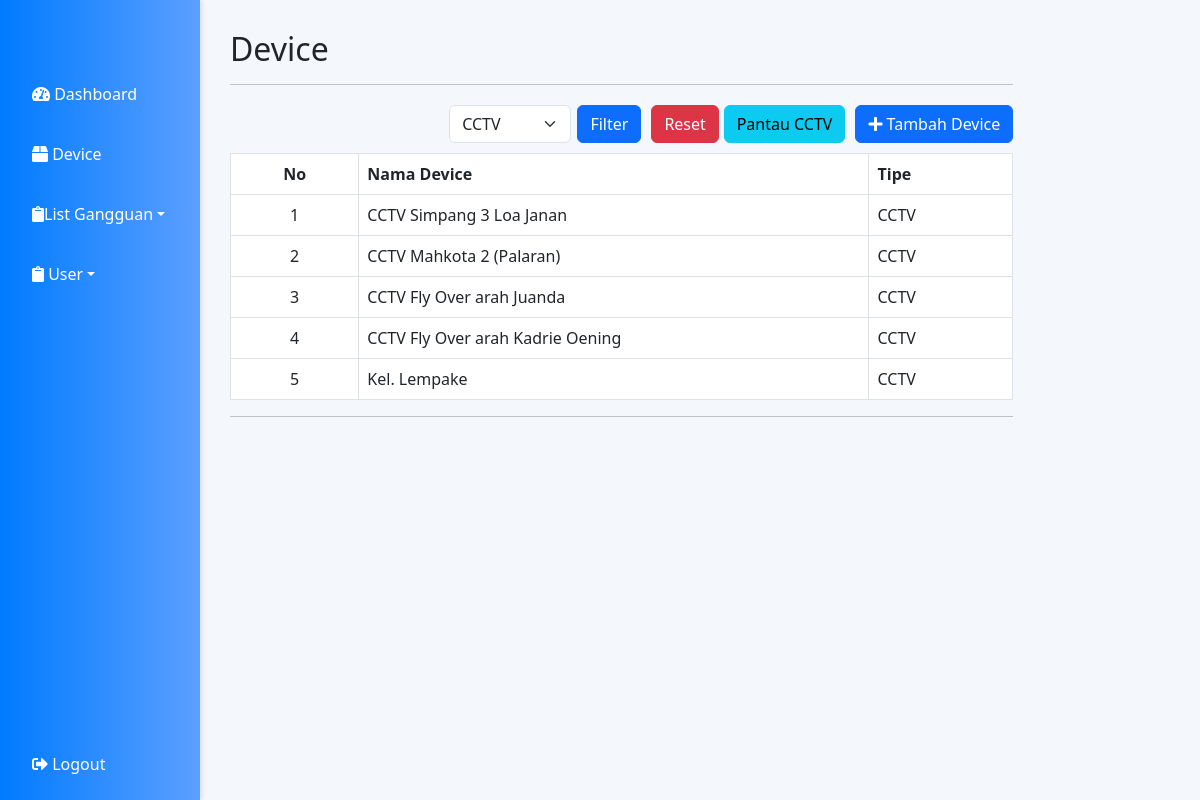
The page /device.php?tipe=CCTV (signed in) on the database its author committed.
### tables this page shows
CREATE TABLE `device` (
  `id` int(11) NOT NULL,
  `device` varchar(100) NOT NULL,
  `type` varchar(10) NOT NULL
);

### device.php (the view, shortened to what this page needs)
<?php
require("koneksi/koneksi.php");
function validate($data)
{
  $data = trim($data);
  $data = stripslashes($data);
  $data = htmlspecialchars($data);
  return $data;
}
if (isset($_GET['tipe']) && $_GET['tipe'] != '') {
  $tipe = validate($_GET['tipe']);
  $query = "SELECT * from device where type='$tipe'";
} else {
  $query = "SELECT * from device order by type desc";
}
?>
<!DOCTYPE html>
<html lang="en">
<head>
  <link rel="stylesheet" href="assets/css/sidebar.css">
  <link href="https://cdn.jsdelivr.net/npm/bootstrap@5.3.0/dist/css/bootstrap.min.css" rel="stylesheet">
  <link rel="stylesheet" href="https://cdnjs.cloudflare.com/ajax/libs/font-awesome/5.15.3/css/all.min.css">
</head>
<body>
  <div class="sidebar">
    <a href="dashboard.php"><i class="fas fa-tachometer-alt"></i> Dashboard</a>
    <?php if ($_SESSION['account_type'] === 'admin') { ?>
      <a href="device.php"><i class="fas fa-box"></i> Device</a>
    <?php } ?>
    <div class="dropdown">
      <a href="#" class="dropdown-toggle" onclick="toggleDropdown()"><i class="fas fa-clipboard"></i>List Gangguan</a>
    </div>
    <div class="dropdown">
      <a href="#" class="dropdown-toggle" onclick="toggleDropdown2()"><i class="fas fa-clipboard"></i> User</a>
    </div>
    <div style="flex-grow: 1;"></div>
    <a href="logout.php"><i class="fas fa-sign-out-alt"></i> Logout</a>
  </div>
  <div class="content">
    <div class="col-sm-9 col-sm-offset-3 col-md-10 col-md-offset-2 main">
      <h2 class="page-header">Device</h2>
      <hr>
      <?php
      if ($_SESSION['account_type'] === 'admin') {
      ?>
        <div class="row-search flex-end" style="padding-bottom: 10px;">
          <form action="" method="get" class="d-flex me-2">
            <div class="col-md-6">
              <select class="form-select" name="tipe">
                <option value="CCTV" <?= isset($_GET['tipe']) == true ? ($_GET['tipe'] == 'CCTV' ? 'selected' : '') : '' ?>>CCTV</option>
              </select>
            </div>
            <button type="submit" class="btn btn-primary">Filter</button>
            <a href="device.php" class="btn btn-danger">Reset</a>
          </form>
          <a href="https://pwa.samagov.id/masyarakat/pantau-sekitar" class="btn btn-info" target="_blank">Pantau CCTV</a>
          <a href="pages/tambah_device.php" class="btn btn-primary"><i class="fa fa-plus"></i> Tambah Device</a>
        </div>
      <?php
      }
      ?>
      <table class="table table-bordered table-hover">
        <thead>
          <tr>
            <th width="5%" style="text-align: center;">No</th>
            <th width="20%">Nama Device</th>
            <th width="5%">Tipe</th>
          </tr>
        </thead>
        <?php
        $result = $conn->query($query);
        $no = 1;
        while ($lihat = $result->fetch_assoc()) {
          $nama_device = $lihat['device'];
          $tipe_device = $lihat['type'];
        ?>
          <tbody>
            <tr>
              <td style="text-align: center;"><?php echo $no; ?></td>
              <td><?php echo $nama_device; ?></td>
              <td><?php echo $tipe_device; ?></td>
            </tr>
            <?php $no++; ?>
          <?php
        } ?>
          </tbody>
      </table>
      <hr>
    </div>
  </div>
</body>
</html>

### assets/css/sidebar.css (style rules this page uses)
.sidebar { height: 100%; width: 200px; position: fixed; z-index: 1; top: 0; left: 0; background: linear-gradient(to right, #007bff, #5c9fff); display: flex; flex-direction: column; padding-top: 70px; box-shadow: 2px 0 5px rgba(0, 0, 0, 0.1); }
.sidebar a { padding: 12px 8px 12px 32px; text-decoration: none; font-size: 16px; color: white; display: block; margin-bottom: 12px; border-radius: 4px; transition: background-color 0.3s ease, transform 0.2s ease; }
.content { margin-left: 200px; padding: 30px; background-color: #f4f7fc; min-height: 100vh; }
.dropdown { position: relative; display: block; }
.dropdown-toggle { text-decoration: none; color: white; display: block; margin-bottom: 12px; border-radius: 4px; transition: background-color 0.3s ease, transform 0.2s ease; }
.row-search { margin-top: 20px; display: flex; justify-content: flex-end; }
.row-search a { margin-left: 10px; }

### device.php (style rules this page uses)
.form-select { width: 95%; }

### rows shown on the page
device: device "CCTV Simpang 3 Loa Janan", type "CCTV"
device: device "CCTV Mahkota 2 (Palaran)", type "CCTV"
device: device "CCTV Fly Over arah Juanda", type "CCTV"
device: device "CCTV Fly Over arah Kadrie Oening", type "CCTV"
device: device "Kel. Lempake", type "CCTV"
